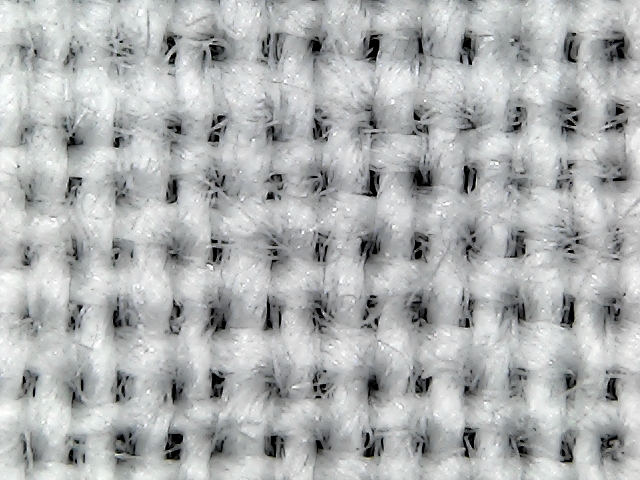
%> input picture 21.jpg, 640 x 480 px
$ octave --eval "result = InterFunction(rgb2gray(imread('21.jpg')));"   (GNU Octave 9; MATLAB toolbox functions it lacks are replaced by stand-ins)
%> lines starting %> are read from the running program, lines starting %| are printed output that depends on the picture; in (x1, y1, x2, y2) boxes, pixels count from 0 and x2, y2 are one past the last pixel; in counts of white or black regions, pixels touching at a corner belong together; the program's own positions count from 1
function strings = InterFunction(I)

Igry = I;

J = histeq(Igry);
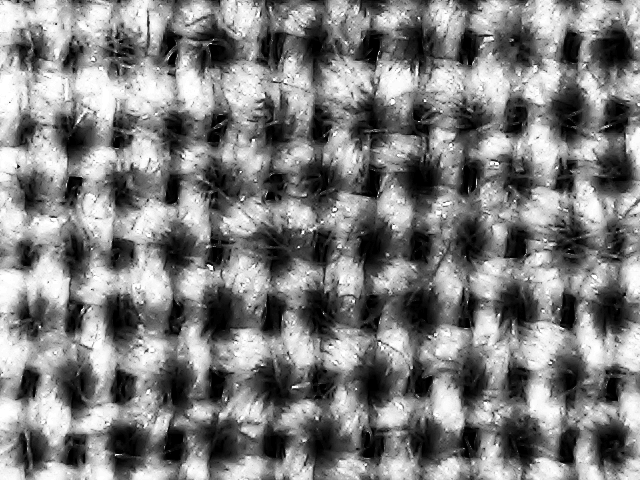
%> J: size 480x640 uint8; min 0, max 255, mean 126.9
%figure, imshow(J);
BW = imbinarize(J);
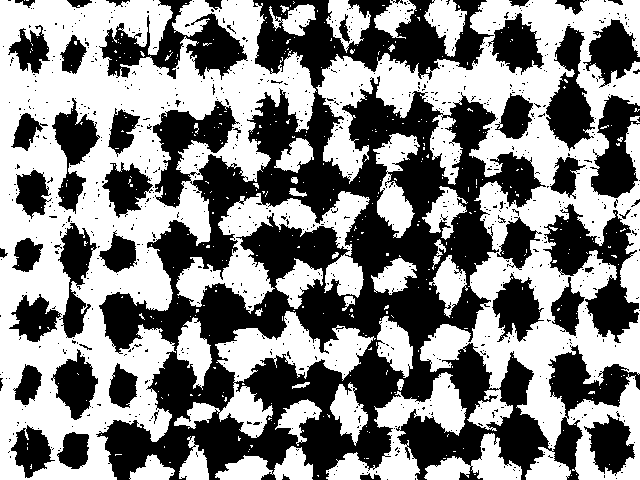
%> BW: size 480x640 logical; 52.5% white; 935 black regions (884 under 20 px), largest, box (x1, y1, x2, y2) and area: (96, 0, 640, 480) 96083, (543, 204, 639, 343) 5271, (99, 0, 248, 80) 4750
%figure, imshow(BW);
BW = 1- BW;
SE = strel('line', 40, 90);

BW = imopen(BW,SE);
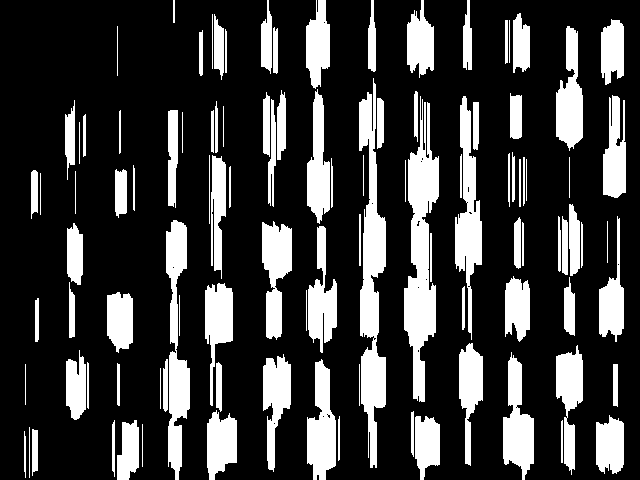
%> BW: size 480x640 double; values 0 (black) and 1 (white), 23.2% white; 105 white regions, largest, box (x1, y1, x2, y2) and area: (359, 78, 386, 468) 5614, (404, 96, 439, 402) 5569, (166, 220, 190, 480) 3416
%figure, imshow(BW);
E= edge(BW,'canny',[],3);
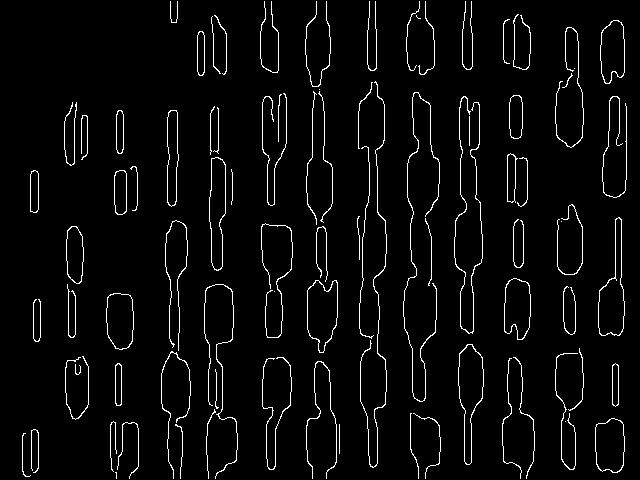
%> E: size 480x640 logical; 3.9% white in thin lines or dots
figure ,imshow(E); title("Lines");
% Potential improvement later.
% [H,T,R] = hough(E);
% peaks = houghpeaks(H,125,'Threshold',30);
% lines = houghlines(E,T,R,peaks,'FillGap',20,'MinLength',1);
s = size(E);
%> s = [480 640]
c1 = 0;
% making sure that we add padding
D = padarray(E,[1 1],'both');
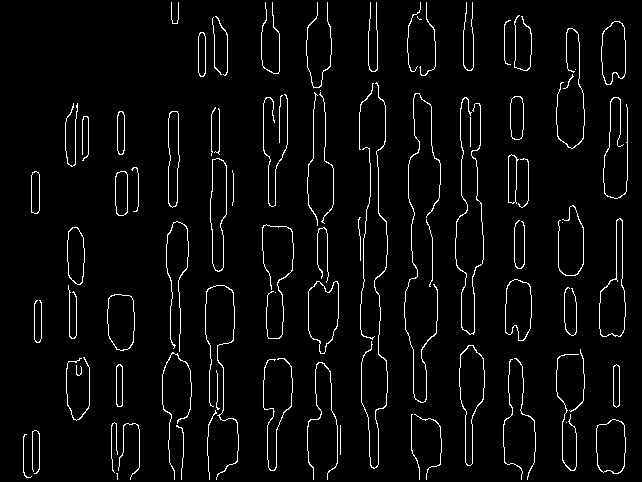
%> D: size 482x642 logical; 3.9% white in thin lines or dots
o = s(1);
%> o = 480
for i = 1:s(2)
    if((D(18,i) == true) &&(D(18,i+1) == false))
        c1=c1+1;
    end
end
%> after the loop, c1 = 17

s = c1/2;
%> s = 8.5
strings = s;
%> strings = 8.5
end

$ run again, on 22.jpg
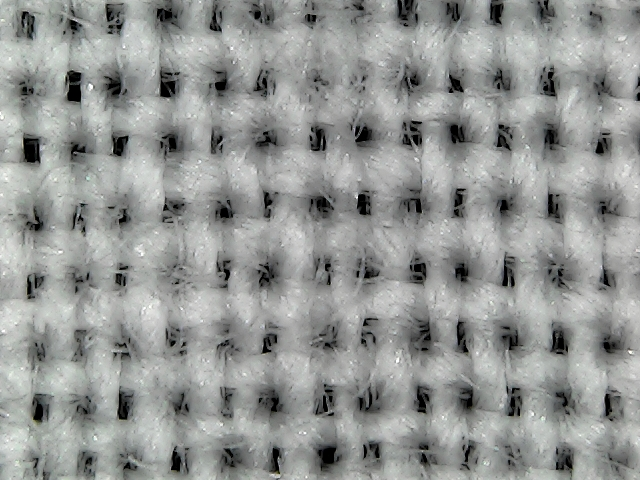
%> input picture 22.jpg, 640 x 480 px
%> in InterFunction, `BW = imbinarize(J);`:
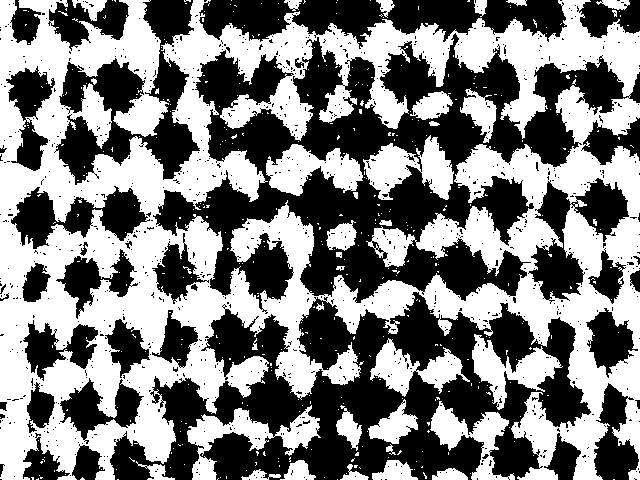
%> BW: size 480x640 logical; 49.7% white; 453 white regions (417 under 20 px), largest, box (x1, y1, x2, y2) and area: (0, 0, 640, 480) 127436, (187, 405, 321, 480) 3281, (363, 135, 454, 200) 3047
%> E: size 480x640 logical; 4.3% white in thin lines or dots
%> in InterFunction, `D = padarray(E,[1 1],'both');`:
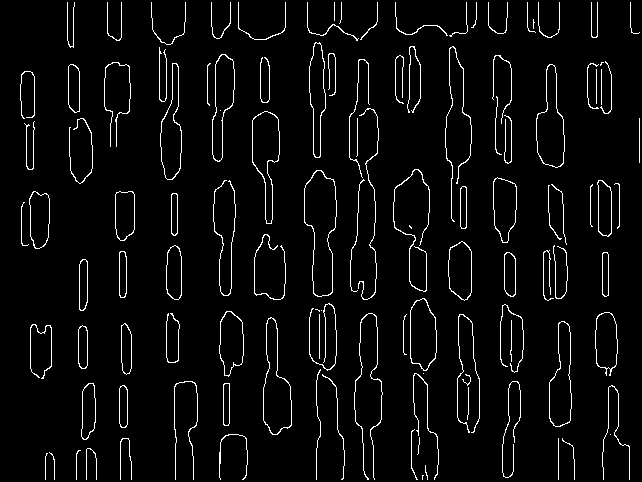
%> D: size 482x642 logical; 4.3% white in thin lines or dots
%> after the loop in InterFunction, `for i = 1:s(2)`: c1 = 25
%> in InterFunction, `s = c1/2;`: s = 12.5

$ run again, on 23.jpg
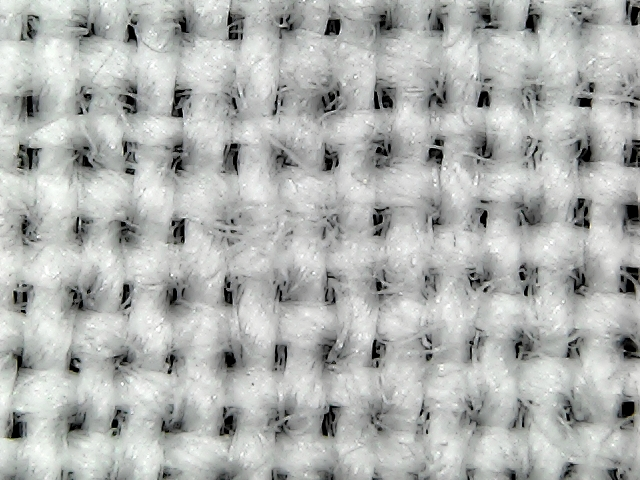
%> input picture 23.jpg, 640 x 480 px
%> in InterFunction, `BW = imbinarize(J);`:
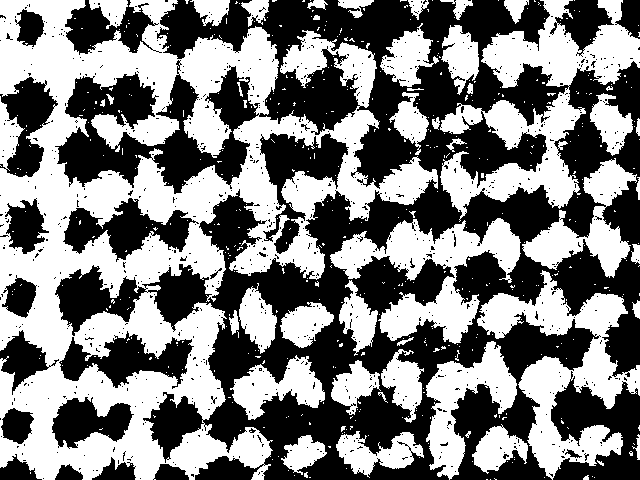
%> BW: size 480x640 logical; 49.7% white; 507 white regions (458 under 20 px), largest, box (x1, y1, x2, y2) and area: (0, 0, 438, 480) 80593, (440, 0, 640, 222) 15054, (477, 270, 640, 480) 11709
%> E: size 480x640 logical; 4.3% white in thin lines or dots
%> in InterFunction, `D = padarray(E,[1 1],'both');`:
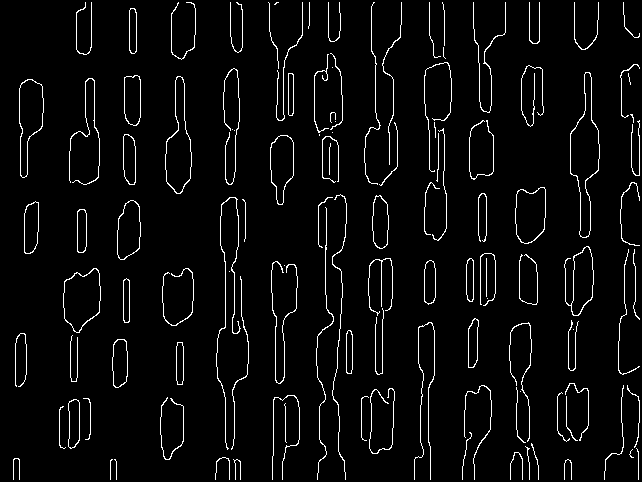
%> D: size 482x642 logical; 4.2% white in thin lines or dots
%> after the loop in InterFunction, `for i = 1:s(2)`: c1 = 24
%> in InterFunction, `s = c1/2;`: s = 12

$ run again, on 24.jpg
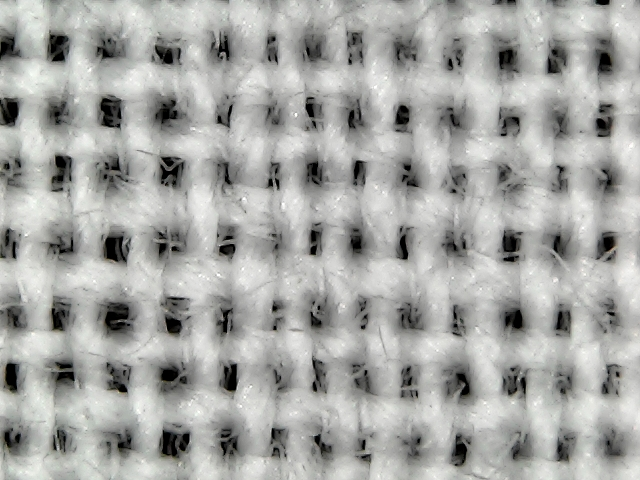
%> input picture 24.jpg, 640 x 480 px
%> in InterFunction, `BW = imbinarize(J);`:
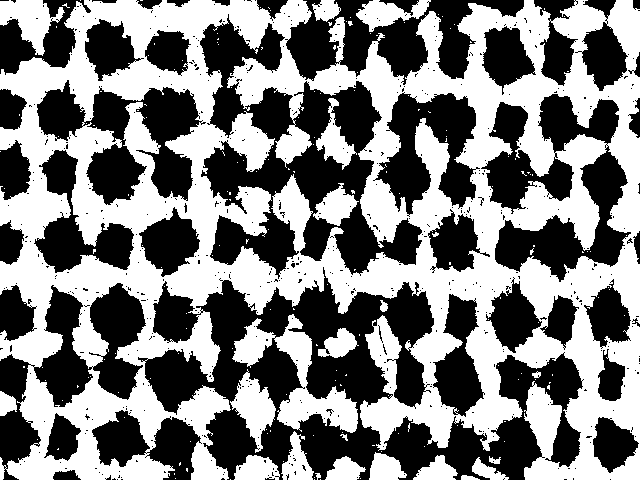
%> BW: size 480x640 logical; 50% white; 590 black regions (549 under 20 px), largest, box (x1, y1, x2, y2) and area: (138, 267, 584, 480) 37677, (200, 14, 422, 279) 22075, (481, 94, 631, 282) 13346
%> E: size 480x640 logical; 4.3% white in thin lines or dots
%> in InterFunction, `D = padarray(E,[1 1],'both');`:
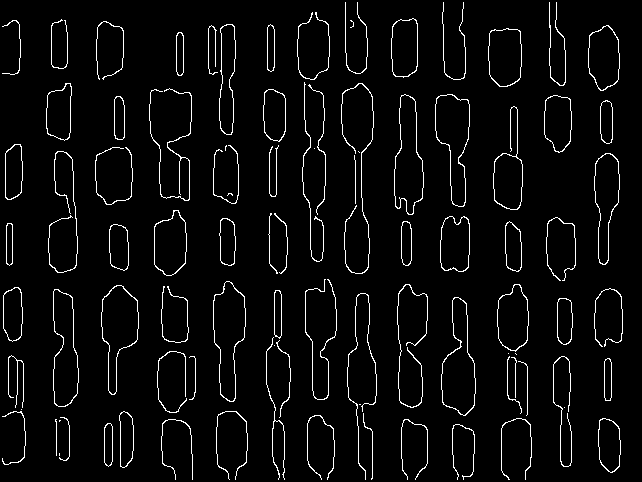
%> D: size 482x642 logical; 4.3% white in thin lines or dots
%> after the loop in InterFunction, `for i = 1:s(2)`: c1 = 8
%> in InterFunction, `s = c1/2;`: s = 4
